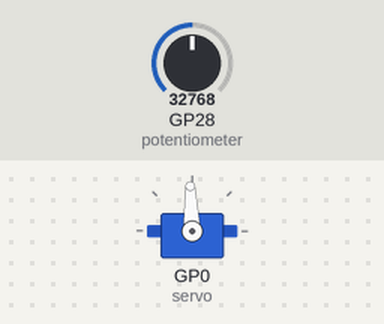
The program below on a simulated Raspberry Pi Pico running MicroPython. Shown: servo. Inputs (shaded band) come from the test bench; at power-on: GP28 (potentiometer) = 32768 (analog values on the 0–65535 scale). Servo angles are drawn from the pulse width (0.5 ms = 0°, 2.5 ms = 180°).

Above: at 1.2 s.
1.3 s: GP28 (potentiometer) set to 45874
At 2.0 s:
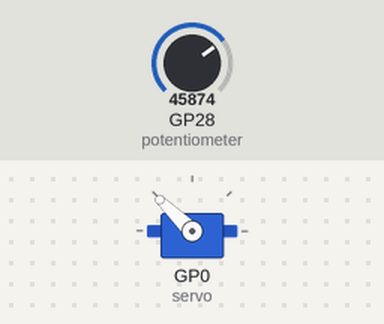
2.8 s: GP28 (potentiometer) set to 57670
At 3.1 s:
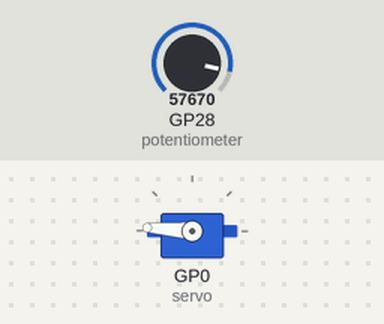
4.3 s: GP28 (potentiometer) set to 65535
At 5.5 s:
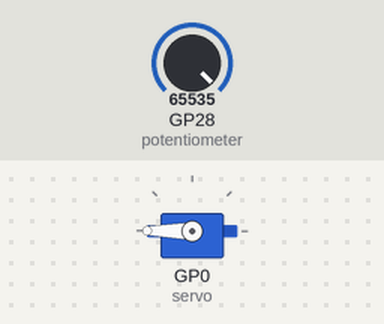
5.8 s: GP28 (potentiometer) set to 19660
At 6.6 s:
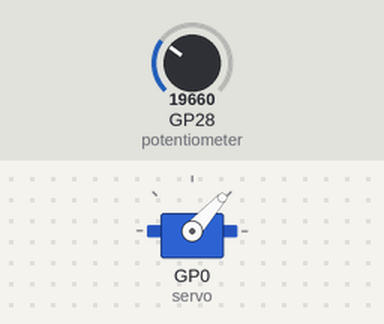
7.3 s: GP28 (potentiometer) set to 8345
At 7.7 s:
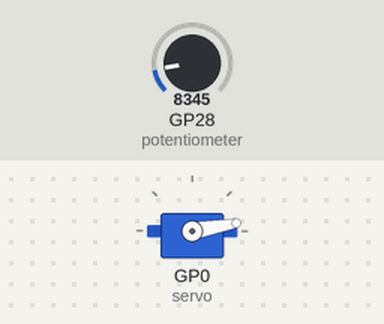
8.8 s: GP28 (potentiometer) set to 32767
At 10.1 s:
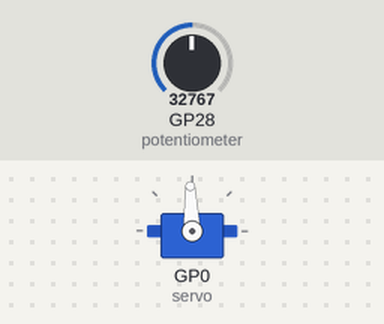
Timing chart, 0 to 11.3 s (numbered marks = the images above; inputs shaded):
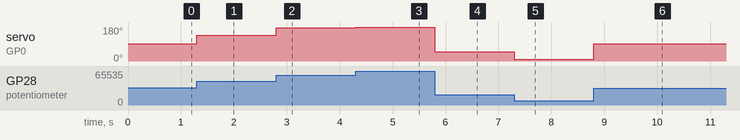

Measured:
- after the input at 1.3 s, servo on GP0 (servo): 92° → 136° at once
- after the input at 2.8 s, servo on GP0 (servo): 136° → 176° at once
- after the input at 4.3 s, servo on GP0 (servo): 176° → 180° at once
- after the input at 5.8 s, servo on GP0 (servo): 180° → 48° at once
- after the input at 7.3 s, servo on GP0 (servo): 48° → 10° at once
- after the input at 8.8 s, servo on GP0 (servo): 10° → 92° at once

The program:

ServoPotentiometer.py
```python
from machine import Pin,PWM,ADC
from time import sleep

servo = PWM(Pin(0))#include the servo motor pin
potentiometer = ADC(28)
servo.freq(50)

in_min = 0
in_max = 65535

out_min = 1000
out_max = 9000

while True:
    #Get the potentiometer values
    value = potentiometer.read_u16()
    #Convert PWM values from 0 to 180
    Servo_value = (value - in_min)*(out_max - out_min)/(in_max - in_min) + out_min
    servo.duty_u16(int(Servo_value))
```
